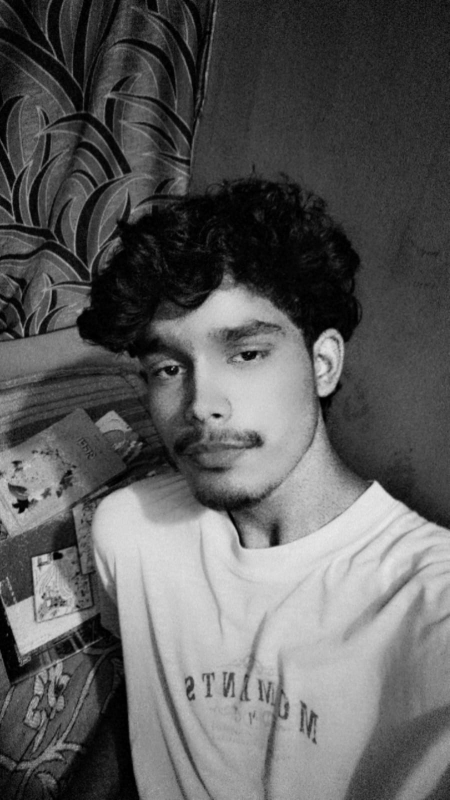
#> input picture me.jpg, 899 x 1599 px (shown at 1/2 size)
$ python dotify.py ../me.jpg --out out.png
#> lines starting #> are read from the running program, lines starting #| are printed output that depends on the picture
#!/usr/bin/env python3
"""Turn a photo into a green GitHub-style dot-matrix portrait."""
from __future__ import annotations
import argparse,math
from pathlib import Path
from PIL import Image,ImageOps,ImageEnhance

def main():
    p=argparse.ArgumentParser()
    p.add_argument("image"); p.add_argument("-o","--out",required=True); p.add_argument("--cols",type=int,default=88)
    p.add_argument("--circle",action="store_true"); p.add_argument("--color",action="store_true")
    p.add_argument("--equalize",action="store_true"); p.add_argument("--detail",type=float,default=0.0)
    p.add_argument("--mode",default="dots"); a=p.parse_args()
    img=ImageOps.exif_transpose(Image.open(a.image)).convert("RGB")
#> img is the input picture: PIL image 899x1599 RGB; min 0, max 238, mean 92.6
    if a.equalize: img=ImageOps.equalize(img)
    if a.detail: img=ImageEnhance.Contrast(img).enhance(1+a.detail)
    w,h=img.size; rows=max(1,round(a.cols*h/w*0.5)); small=img.resize((a.cols,rows))
#> after `w, h = img.size`: w = 899; h = 1599
#> after `rows = max(1, round(a.cols * h / w * 0.5))`: rows = 78
#> after `small = img.resize((a.cols, rows))`:
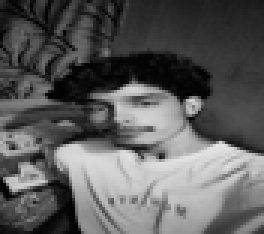
#> small: PIL image 88x78 RGB (shown 3 times larger); min 0, max 230, mean 92.6
    gray=ImageOps.grayscale(small); px=gray.load(); rgb=small.load()
    fg="#39d353"; light="#216e39"
    def svg(theme):
#> called with theme = 'dark'
        fgx=fg if theme=="dark" else light
        out=[f'<svg xmlns="http://www.w3.org/2000/svg" viewBox="0 0 {a.cols*8+8} {rows*8+8}" width="{a.cols*8+8}" height="{rows*8+8}">']
        for y in range(rows):
            for x in range(a.cols):
                if a.circle:
                    nx=(x+.5)/a.cols*2-1; ny=(y+.5)/rows*2-1
                    if math.hypot(nx,ny)>1.0: continue
                v=px[x,y]/255; r=1.0+v*2.8; op=.12+v*.88
                color=(f"#{rgb[x,y][0]:02x}{rgb[x,y][1]:02x}{rgb[x,y][2]:02x}" if a.color else fgx)
                out.append(f'<circle cx="{x*8+4}" cy="{y*8+4}" r="{r:.2f}" fill="{color}" opacity="{op:.2f}"/>')
#> after the loop, out = 6865 items
        out.append("</svg>"); return "".join(out)
    Path(a.out+"-dark.svg").write_text(svg("dark"),encoding="utf-8")
    Path(a.out+"-light.svg").write_text(svg("light"),encoding="utf-8")
if __name__=="__main__": main()
